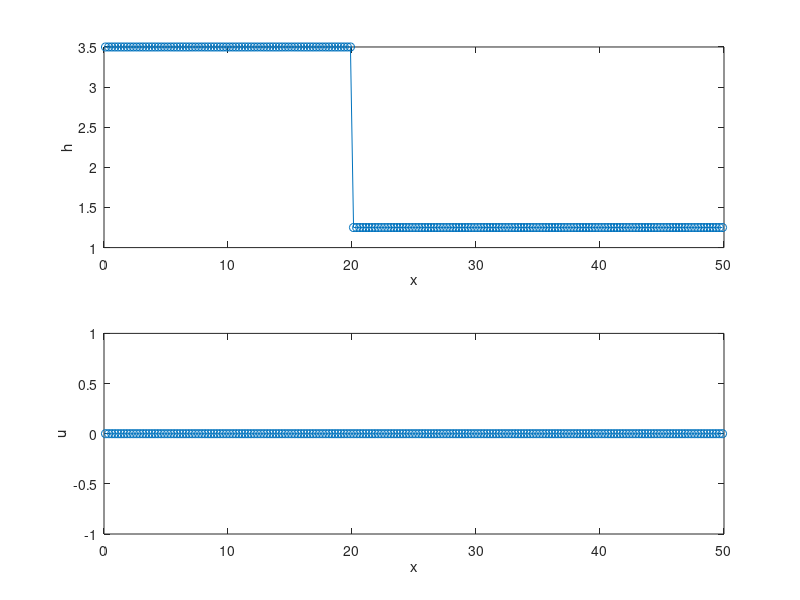

Write MATLAB code to recreate this figure. (Note: this script raises an error after producing the figure.)
% Godunov-type Finite volume method for the 1D Shallow Water Equation
clear;
clc;

global Nx g;

% Physical parameters
xL = 0;
xR = 50;
t = 0;
tend = 2.5;
g = 9.81;   % acceleration due to gravity

% numerical parameters
Nx = 200;           % the number of the cell-centers
dx = (xR - xL)/Nx;  % distance between the mesh points
CFL= 0.9;           % CFL number <= 1
x  = linspace(xL+dx/2,xR-dx/2,Nx);

% Initial conditoins
q = zeros(2,Nx);
hL = 3.5;   
hR = 1.25;
x0 = 20;

% Assuming x is defined and represents your x values
q(1, x < x0) = hL;    % Assign hL where x is less than x0
q(1, x >= x0) = hR;   % Assign hR where x is greater than or equal to x0

qnew = q;

% plot the initial data
subplot(2,1,1)
plot(x,q(1,:),'-o')
ylabel('h')
xlabel('x')

subplot(2,1,2)
plot(x,q(2,:)./q(1,:),'-o')
ylabel('u')
xlabel('x')

% compute the total amount of water content in the domain (integral of h
% between xL and xR):
H0 = sum(dx*q(1,:));

%
% time loop
for n = 1:1000000
    amax = max(max(abs(Lambda(q))));
    dt   = CFL*dx/amax; 
    if (t + dt > tend)
        dt = tend - t;
    end
    if (t >= tend)
        break;  % stop the time loop
    end
    
    % space loop
    dtdx = dt/dx;
    for i = 1:Nx
        if    ( i == 1  )
            q_ghost    = q(:,i);    % "create" a ghost state outside of the domain
            q_ghost(2) =-q(2,i);    % invert the sing of its momentum/velocity
            qm = ExactRP(q_ghost,q(:,i  ),0);  % compute the exact sol of the RP at x_{i-1/2}
            fm = f(qm);
            qp = ExactRP(q(:,i  ),q(:,i+1),0);  % compute the exact sol of the RP at x_{i+1/2}
            fp = f(qp);
            % stadrand Finite-Volume update:
            qnew(:,i) = q(:,i) - dtdx*( fp - fm );
        elseif( i == Nx )
            q_ghost    = q(:,i);    % "create" a ghost state outside of the domain
            q_ghost(2) =-q(2,i);    % invert the sing of its momentum/velocity
            qm = ExactRP(q(:,i-1),q(:,i  ),0);  % compute the exact sol of the RP at x_{i-1/2}
            fm = f(qm);
            qp = ExactRP(q(:,i  ),q_ghost,0);  % compute the exact sol of the RP at x_{i+1/2}
            fp = f(qp);
            % stadrand Finite-Volume update:
            qnew(:,i) = q(:,i) - dtdx*( fp - fm );
        else
            qm = ExactRP(q(:,i-1),q(:,i  ),0);  % compute the exact sol of the RP at x_{i-1/2}
            fm = f(qm);
            qp = ExactRP(q(:,i  ),q(:,i+1),0);  % compute the exact sol of the RP at x_{i+1/2}
            fp = f(qp);
            % stadrand Finite-Volume update:
            qnew(:,i) = q(:,i) - dtdx*( fp - fm );
        end

    end

    % update time and solution
    t = t + dt;
    q = qnew;


    % for monitoring: Compute the amount of water and compare with H0

end



% plot the final numerical solution
subplot(2,1,1)
plot(x,q(1,:),'-o')
ylabel('h')
xlabel('x')
title(strcat('time = ',num2str(t)))
    
subplot(2,1,2)
plot(x,q(2,:)./q(1,:),'-o')
ylabel('u')
xlabel('x')
errMassCons = sum(dx*q(1,:)) - H0;  % compare integral of h with the one at t=0
title(strcat('mass cons error = ',num2str(errMassCons)))


% Save data
% Define folder
folder = 'C:\Users\Matteo\Shallow-Water-Equations\data';
filename =  '1D-dam-break-verification';
fullpath = fullfile(folder, filename);
save(fullpath,'q','x','t');
